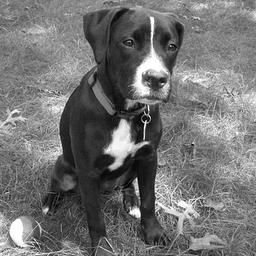
#> input picture wavelet/luna_bw.png, 256 x 256 px
$ jupyter execute image_processing_Scramble.ipynb   (shell and % lines are left out)
#> lines starting #> are read from the running program, lines starting #| are printed output that depends on the picture
[cell 1]
# two dimensional FFT example

# following http://matlabgeeks.com/tips-tutorials/how-to-do-a-2-d-fourier-transform-in-matlab/

import matplotlib.cm
import matplotlib.pyplot as plt
import numpy as np
import math

# get the figure
f = plt.imread("luna_bw.png")
#> f is the input picture: shape (256, 256) float32; min 0, max 1, mean 0.447

# two dimension FFT -- F is complex
F = np.fft.fft2(f)

print(f.shape)
#| (256, 256)
print(F.shape)
#| (256, 256)

# find the mag and phase -- shift to put 0 wavenumber at the center
F_mag = np.abs(np.fft.fftshift(F))
F_phase = np.angle(np.fft.fftshift(F))
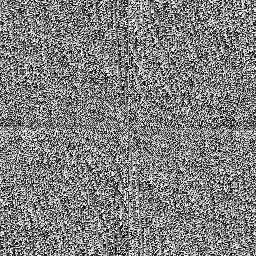
#> F_phase: shape (256, 256) float64; min -3.14, max 3.14, mean 4.79e-05; drawn with min black and max white


plt.rc("font", size=10)

plt.subplot(131)
plt.imshow(f, cmap=matplotlib.cm.Greys_r)
plt.title("original image")

plt.subplot(132)
plt.imshow(np.log(F_mag))
plt.title("|F(k)|")

plt.subplot(133)
plt.imshow(F_phase)
plt.title("phase of F(k)")

f = plt.gcf()
f.set_size_inches(10.0,6.0)

plt.savefig("fft2d.png", bbox_inches="tight")
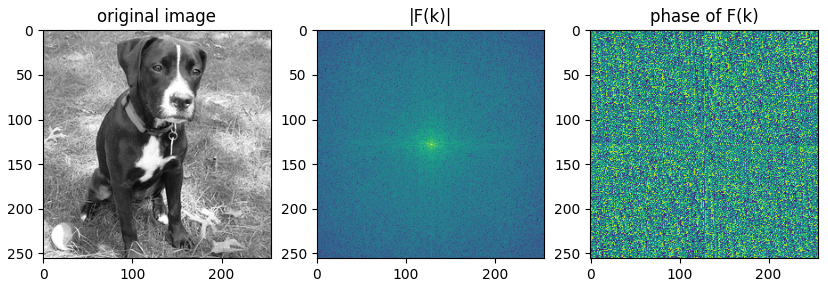
#> figure drawn by matplotlib, 3 panels

#-------------------------------------------------------------------------------
# scramble phase

plt.clf()

Fnew_phase = 2.0*math.pi*np.random.rand(F_phase.shape[0], F_phase.shape[1])

# back to the complex representation
Fnew = F_mag*np.exp(1j*Fnew_phase)

fnew = np.fft.ifft2(np.fft.ifftshift(Fnew))

plt.imshow(np.real(fnew), cmap=matplotlib.cm.Greys_r)
plt.title(r"F$^{-1}$(F(k)) with scrampled phases")
plt.savefig("fft2d_phasescamble.png", bbox_inches="tight")
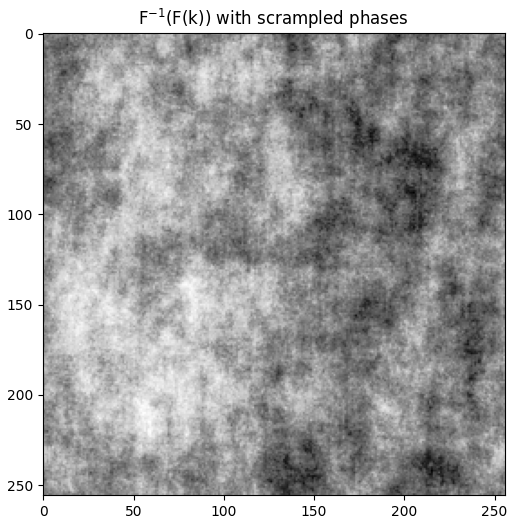
#> figure drawn by matplotlib, 1 panel


#-------------------------------------------------------------------------------
# scramble amplitude

plt.clf()

Fnew_mag = np.max(F_mag)*np.random.rand(F_mag.shape[0], F_mag.shape[1])
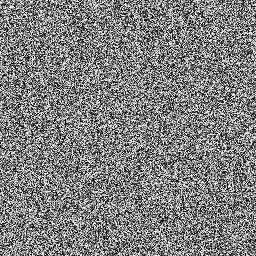
#> Fnew_mag: shape (256, 256) float64; min 0.097, max 29287.4, mean 14706.6; drawn with min black and max white

# back to the complex representation
Fnew = Fnew_mag*np.exp(1j*F_phase)

fnew = np.fft.ifft2(np.fft.ifftshift(Fnew))

plt.imshow(np.real(fnew), cmap=matplotlib.cm.Greys_r)
plt.title(r"F$^{-1}$(F(k)) with scrampled amplitudes")
plt.savefig("fft2d_magscamble.png", bbox_inches="tight")
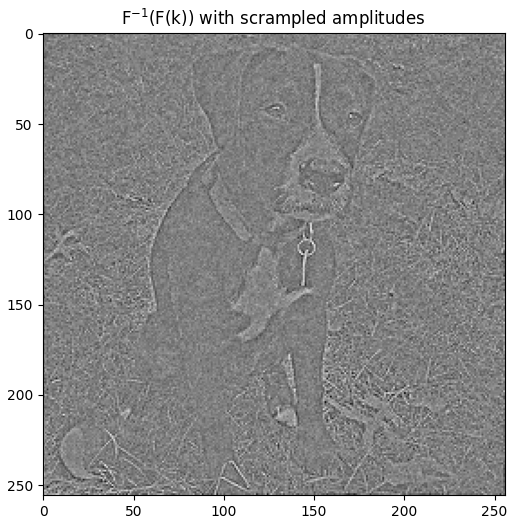
#> figure drawn by matplotlib, 1 panel


#-------------------------------------------------------------------------------
# filter out high frequencies

plt.clf()

# http://glowingpython.blogspot.com/2011/08/fourier-transforms-and-image-filtering.html

F_orig = np.fft.fftshift(F)

P = np.zeros(F.shape, dtype=np.complex128)

frac = 0.25
rad = frac*int(min(F.shape)/2)
#> rad = 32


ic = F.shape[0]/2
#> ic = 128
jc = F.shape[1]/2
#> jc = 128

for i in range(F.shape[0]):
    for j in range(F.shape[1]):

        if math.sqrt( (i-ic)**2 + (j-jc)**2) < rad:
            P[i,j] = F_orig[i,j]


f_filtered = np.real(np.fft.ifft2(np.fft.ifftshift(P)))
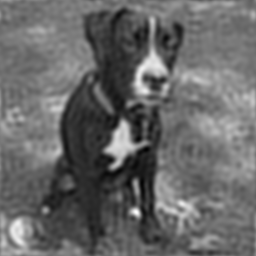
#> f_filtered: shape (256, 256) float64; min -0.0429, max 1.16, mean 0.447; drawn with min black and max white

plt.subplot(131)
plt.imshow(np.log(np.abs(F_orig)))
plt.title("original |F(k)|")

plt.subplot(132)
plt.imshow(np.log(np.abs(P)))
plt.title("filtered |F(k)|")

plt.subplot(133)
plt.imshow(f_filtered, cmap=matplotlib.cm.Greys_r)
plt.title(r"filtered F$^{-1}$(F(k))")

f = plt.gcf()
f.set_size_inches(10.0,6.0)

plt.savefig("fft2d_filtered.png", bbox_inches="tight")
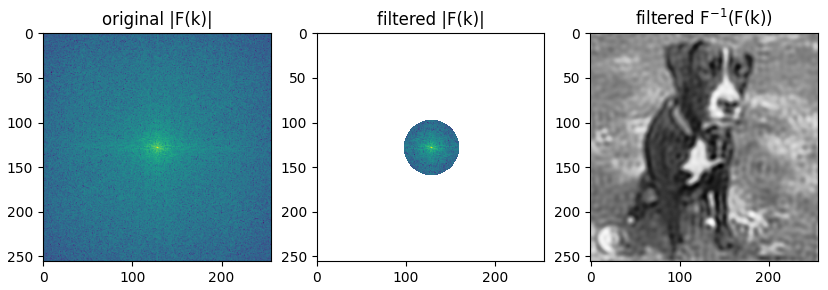
#> figure drawn by matplotlib, 3 panels
